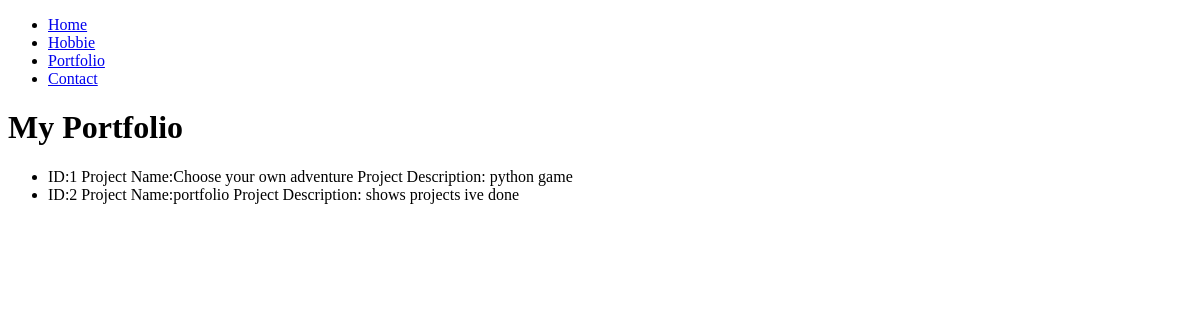
Page /project/ on the earlier database version.
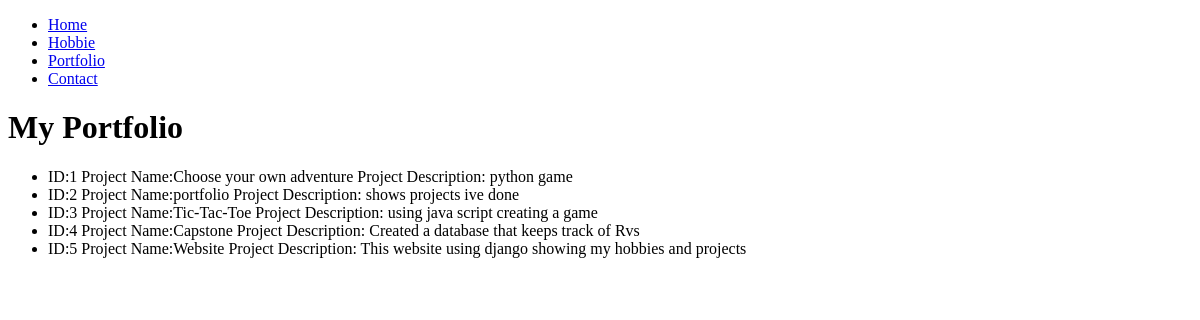
Same page on the later database version.
### Hobbies/models.py (models this page shows)
class Project(models.Model):
    project_name = models.CharField(max_length=64)
    project_description = models.CharField(max_length=500)
    def __str__(self):
        return(f"ID:{self.id} Project Name:{self.project_name} Project Description: {self.project_description}")

### Hobbies/views.py (the view)
# urls.py: path("project/", views.project, name="project"),
def project(request):
    projects = Project.objects.all()
    context = {'projects':projects}
    return render(request, 'hobbie/project.html',context)

### Hobbies/templates/hobbie/project.html (shortened to what this page needs)
<!DOCTYPE html>
<html lang="en">
<head>
</head>
<body>
    {% extends 'hobbie/navbar.html' %}
    {% block content %}
        <h1>My Portfolio</h1>
        <ul>
            {% for project in projects %}
                <li>{{project}}</li>
            {% endfor %}
        </ul>
    {% endblock %}

### Hobbies/templates/hobbie/navbar.html (shortened to what this page needs)
<!DOCTYPE html>
<html lang="en">
<head>
</head>
<body>
    <ul>
        <li><a href="{% url 'home' %}">Home</a></li>
        <li><a href="{% url 'hobbie' %}">Hobbie</a></li>
        <li><a href="{% url 'project' %}">Portfolio</a></li>
        <li><a href="{% url 'contact' %}">Contact</a></li>
    </ul>
      {% block content %}{% endblock %}
</body>
</html>

Differences in the rows shown:
added Project: id+project_name+project_description "ID:3 Project Name:Tic-Tac-Toe Project Description: using java script creating a game"
added Project: id+project_name+project_description "ID:4 Project Name:Capstone Project Description: Created a database that keeps track of Rvs"
added Project: id+project_name+project_description "ID:5 Project Name:Website Project Description: This website using django showing my hobbies and projects"
